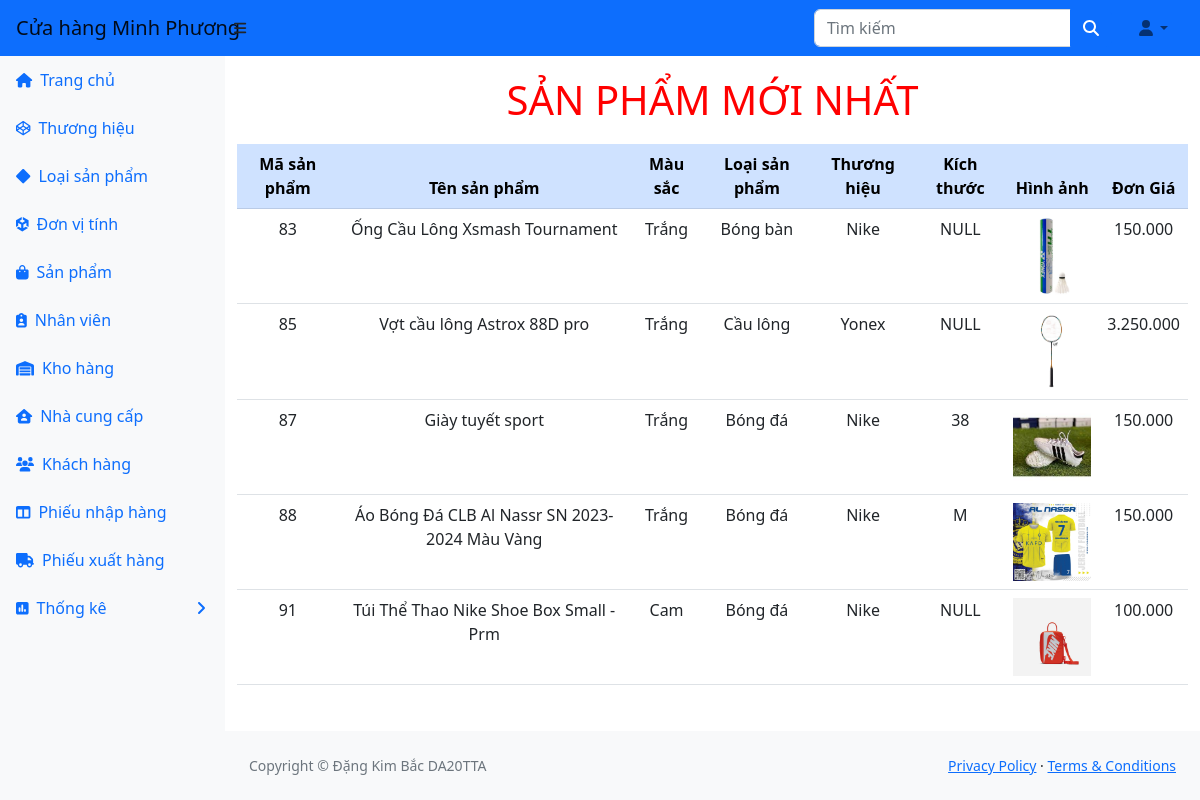
Page /ql_kho/ql-kho/index.php (signed in) on the committed database.
### tables this page shows
CREATE TABLE `sanpham` (
  `masanpham` int(11) NOT NULL,
  `tensanpham` varchar(255) DEFAULT NULL,
  `mausac` varchar(255) DEFAULT NULL,
  `loaisanpham` int(11) DEFAULT NULL,
  `mathuonghieu` int(11) DEFAULT NULL,
  `kichthuoc` varchar(255) DEFAULT NULL,
  `hinhanh` varchar(255) DEFAULT NULL,
  `dongia` varchar(255) DEFAULT NULL,
  `donvitinh` int(11) DEFAULT NULL
);

CREATE TABLE `loaisanpham` (
  `maloaisanpham` int(11) NOT NULL,
  `tenloaisanpham` varchar(255) DEFAULT NULL
);

CREATE TABLE `thuonghieu` (
  `mathuonghieu` int(11) NOT NULL,
  `tenthuonghieu` varchar(255) DEFAULT NULL
);

### ql_kho/ql-kho/index.php (the view, shortened to what this page needs)
<?php
    include_once("header.php");
?>
<h1 class="tieudeform">Sản phẩm mới nhất</h1>
    <table class = "table table-hover ">
        <thead class="table-primary">
            <tr>
            <th>Mã sản phẩm </th>
            <th>Tên sản phẩm</th>
            <th>Màu sắc</th>
            <th>Loại sản phẩm</th>
            <th>Thương hiệu</th>
            <th>Kích thước</th>
            <th>Hình ảnh</th>
            <th>Đơn Giá</th>
        </tr>
        </thead>
        <?php
        $sql = "SELECT sanpham.*, loaisanpham.tenloaisanpham,thuonghieu.tenthuonghieu
        FROM sanpham
        JOIN loaisanpham ON sanpham.loaisanpham = loaisanpham.maloaisanpham
        JOIN thuonghieu ON sanpham.mathuonghieu = thuonghieu.mathuongHieu
        ORDER BY masanpham ASC";
        $kq = $conn->query($sql) or die("Không thể xem sản phẩm");
        while ($row = mysqli_fetch_array($kq)) {
            echo ("<tr>");
            echo ("<td>" . $row["masanpham"] . "</td>");
            echo ("<td>" . $row["tensanpham"] . "</td>");
            echo ("<td>" . $row["mausac"] . "</td>");
            echo ("<td>" . $row["tenloaisanpham"] . "</td>");
            echo ("<td>" . $row["tenthuonghieu"] . "</td>");
            echo ("<td>" . $row["kichthuoc"] . "</td>");
            echo ("<td><img class = 'img-fluid' height='100px' width='100px'  src='" . $row['hinhanh'] . "' alt='Hình ảnh sản phẩm'></td>");
            echo ("<td>" . $row["dongia"] . "</td>");
        }
        ?>
    </table><br>
    <?php
    include("footer.php");
?>
</body>
</html>

### ql_kho/ql-kho/header.php (shortened to what this page needs)
<!DOCTYPE html>
<html lang="en">
<head>
    <link href="https://cdn.jsdelivr.net/npm/simple-datatables@7.1.2/dist/style.min.css" rel="stylesheet" />
    <link href="css/styles.css" rel="stylesheet" />
</head>
<body class="sb-nav-fixed">
    <nav class="sb-topnav navbar navbar-expand navbar-light bg-primary">
        <a class="navbar-brand ps-3" href="index.php">Cửa hàng Minh Phương</a>
        <button class="btn btn-link btn-sm order-1 order-lg-0 me-4 me-lg-0" id="sidebarToggle" href="#!"><i class="fas fa-bars"></i></button>
        <form class="d-none d-md-inline-block form-inline ms-auto me-0 me-md-3 my-2 my-md-0">
            <div class="input-group">
                <input class="form-control" type="text" placeholder="Tìm kiếm" aria-label="Search for..." aria-describedby="btnNavbarSearch" />
                <button class="btn btn-primary" id="btnNavbarSearch" type="button"><i class="fas fa-search"></i></button>
            </div>
        </form>
        <ul class="navbar-nav ms-auto ms-md-0 me-3 me-lg-4">
            <li class="nav-item dropdown">
                <a class="nav-link dropdown-toggle" id="navbarDropdown" href="#" role="button" data-bs-toggle="dropdown" aria-expanded="false"><i class="fas fa-user fa-fw"></i></a>
            </li>
        </ul>
    </nav>
    <div id="layoutSidenav">
        <div id="layoutSidenav_nav">
            <nav class="sb-sidenav accordion sb-sidenav-primary bg-light"  id="sidenavAccordion">
                <div class="sb-sidenav-menu">
                    <div class="nav">
                        <a class="nav-link" href="index.php">
                            <div class="sb-nav-link-icon"><i class="fas fa-home"></i></div>
                            Trang chủ
                        </a>
                        <a class="nav-link collapsed" href="thuonghieu.php">
                        <div class="sb-nav-link-icon"><i class="fa-brands fa-codepen"></i></div>
                            Thương hiệu
                        </a>
                        <a class="nav-link collapsed" href="loaisanpham.php">
                        <div class="sb-nav-link-icon"><i class="fa-solid fa-diamond"></i></div>
                            Loại sản phẩm
                        </a>
                        <a class="nav-link collapsed" href="donvitinh.php">
                            <div class="sb-nav-link-icon"><i class="fa-brands fa-unity"></i></div>
                            Đơn vị tính
                        </a>
                        <a class="nav-link collapsed" href="sanpham.php">
                        <div class="sb-nav-link-icon"><i class="fa-solid fa-bag-shopping"></i></div>
                            Sản phẩm
                        </a>
                        <a class="nav-link collapsed" href="nhanvien.php">
                            <div class="sb-nav-link-icon"><i class="fa-solid fa-clipboard-user"></i></div>
                                Nhân viên
                        </a>
                        <a class="nav-link collapsed" href="khohang.php">
                        <div class="sb-nav-link-icon"><i class="fa-solid fa-warehouse"></i></div>
                                Kho hàng
                        </a>
                        <a class="nav-link collapsed" href="nhacungcap.php">
                            <div class="sb-nav-link-icon"><i class="fa-solid fa-house-user"></i></div>
                            Nhà cung cấp
                        </a>
                        <a class="nav-link collapsed" href="khachhang.php">
                            <div class="sb-nav-link-icon"><i class="fas fa-users"></i></div>
                           Khách hàng
                        </a>
                        <a class="nav-link collapsed" href="phieunhaphang.php">
                            <div class="sb-nav-link-icon"><i class="fas fa-columns"></i></div>
                            Phiếu nhập hàng
                        </a>
                        <a class="nav-link collapsed" href="phieuxuathang.php">
                            <div class="sb-nav-link-icon"><i class="fas fa-truck"></i></div>
                            Phiếu xuất hàng
                        </a>
                        <li class="nav-item dropdown">
                        <a class="nav-link collapsed" href="#" data-bs-toggle="collapse" data-bs-target="#collapseLayouts" aria-expanded="false" aria-controls="collapseLayouts">
                                <div class="sb-nav-link-icon"><i class="fa-solid fa-square-poll-vertical"></i></div>
                                Thống kê
                                <div class="sb-sidenav-collapse-arrow"><i class="fas fa-angle-down"></i></div>
                            </a>
                    </div>
                </div>
            </nav>
        </div>
        <div id="layoutSidenav_content">
            <main class = "container">

### ql_kho/ql-kho/footer.php (shortened to what this page needs)
</main>
            <footer class="py-4 bg-light mt-auto">
                <div class="container-fluid px-4">
                    <div class="d-flex align-items-center justify-content-between small">
                        <div class="text-muted">Copyright &copy; Đặng Kim Bắc DA20TTA</div>
                        <div>
                            <a href="#">Privacy Policy</a>
                            &middot;
                            <a href="#">Terms &amp; Conditions</a>
                        </div>
                    </div>
                </div>
            </footer>
        </div>
    </div>
</body>
</html>

### ql_kho/ql-kho/header.php (style rules this page uses)
h1.tieudeform { text-align:center; text-transform:uppercase; color:red; margin:20px; }
td { text-align:center; }
th { text-align:center; }

### rows in the picture
sanpham: masanpham "83", tensanpham "Ống Cầu Lông Xsmash Tournament", mausac "Trắng", loaisanpham.tenloaisanpham "Bóng bàn", mathuonghieu.tenthuonghieu "Nike", kichthuoc "NULL", hinhanh (picture), dongia "150.000"
sanpham: masanpham "85", tensanpham "Vợt cầu lông Astrox 88D pro", mausac "Trắng", loaisanpham.tenloaisanpham "Cầu lông", mathuonghieu.tenthuonghieu "Yonex", kichthuoc "NULL", hinhanh (picture), dongia "3.250.000"
sanpham: masanpham "87", tensanpham "Giày tuyết sport", mausac "Trắng", loaisanpham.tenloaisanpham "Bóng đá", mathuonghieu.tenthuonghieu "Nike", kichthuoc "38", hinhanh (picture), dongia "150.000"
sanpham: masanpham "88", tensanpham "Áo Bóng Đá CLB Al Nassr SN 2023-2024 Màu Vàng", mausac "Trắng", loaisanpham.tenloaisanpham "Bóng đá", mathuonghieu.tenthuonghieu "Nike", kichthuoc "M", hinhanh (picture), dongia "150.000"
sanpham: masanpham "91", tensanpham "Túi Thể Thao Nike Shoe Box Small - Prm", mausac "Cam", loaisanpham.tenloaisanpham "Bóng đá", mathuonghieu.tenthuonghieu "Nike", kichthuoc "NULL", hinhanh (picture), dongia "100.000"
